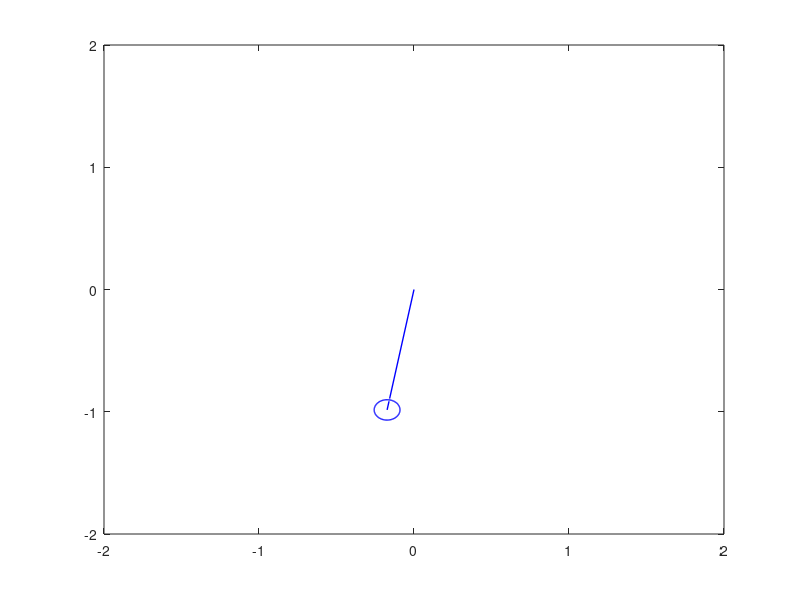

This figure's MATLAB source:
% Simple Pendulum Simulation (Linearised at 0) %
clear
clf

Length = 1;
Mass = 15;
g=9.81;

k=g/Length;
theta_init=pi/18;

t=0;
tic;

    while t<=5
        t=toc;
        theta = (theta_init)*cos(t*sqrt(k));         
        
        lx=Length*cos(theta-(pi/2));
        ly=Length*sin(theta-(pi/2));

        plot([0 lx],[0 ly],'b','Linewidth',1);   
        %rectangle('Curvature',[1,1],'Position',[lx-0.05,ly-0.05,0.1,0.1],'FaceColor','b');
        viscircles([lx,ly],Length/12,'EdgeColor','b','LineWidth',1);
        axis([-Length-1 Length+1 -Length-1 Length+1])

        pause(0.01);
    end




